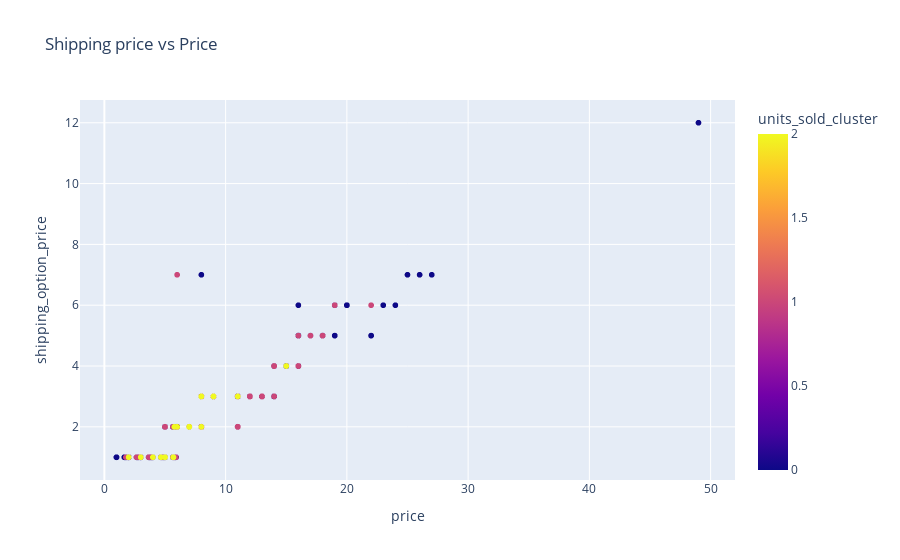

This figure's notebook cell:
### Markdown cell above
**Shipping options**

### Code cell
px.scatter(df, x='price', y='shipping_option_price', color= 'units_sold_cluster', title='Shipping price vs Price')

### Figure 1 — Plotly figure (JSON) as saved in the notebook; plotly's stock layout.template omitted (floating-point values rounded to 4 significant figures; data arrays with more than 128 entries replaced by an {"elided": "..."} marker saying what was removed)
{"data": [{"hovertemplate": "price=%{x}<br>shipping_option_price=%{y}<br>units_sold_cluster=%{marker.color}<extra></extra>", "legendgroup": "", "marker": {"color": {"elided": "1539 int values"}, "coloraxis": "coloraxis", "symbol": "circle"}, "mode": "markers", "name": "", "showlegend": false, "type": "scattergl", "x": {"elided": "1539 float values"}, "xaxis": "x", "y": {"elided": "1539 int values"}, "yaxis": "y"}], "layout": {"coloraxis": {"colorbar": {"title": {"text": "units_sold_cluster"}}, "colorscale": [[0, "#0d0887"], [0.1111, "#46039f"], [0.2222, "#7201a8"], [0.3333, "#9c179e"], [0.4444, "#bd3786"], [0.5556, "#d8576b"], [0.6667, "#ed7953"], [0.7778, "#fb9f3a"], [0.8889, "#fdca26"], [1, "#f0f921"]]}, "legend": {"tracegroupgap": 0}, "title": {"text": "Shipping price vs Price"}, "xaxis": {"anchor": "y", "domain": [0, 1], "title": {"text": "price"}}, "yaxis": {"anchor": "x", "domain": [0, 1], "title": {"text": "shipping_option_price"}}}}
